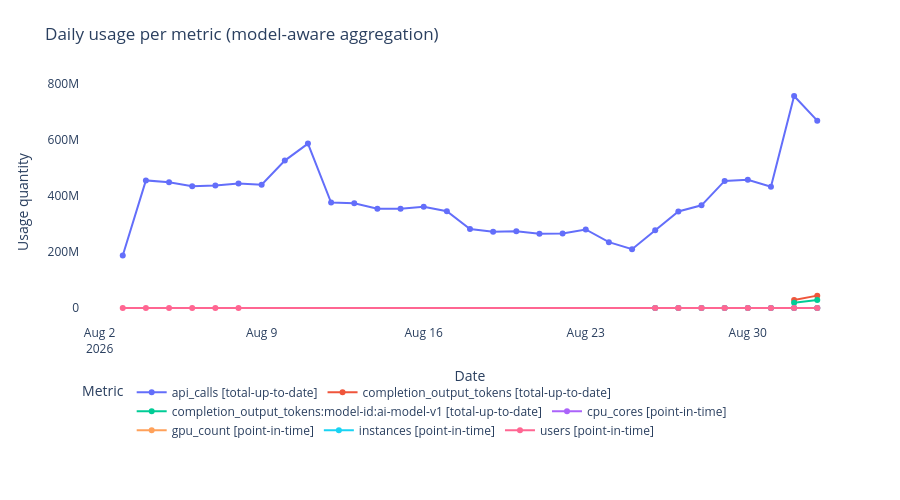

Notebook source saved alongside this figure:
### Markdown cell above
### Chart Guide

**Purpose:** Shows how each metric is trending day-over-day across the query window,
using the semantically correct aggregation for each metering model.

**Chart Attributes**

| | |
|---|---|
| **Chart type** | Multi-series line chart |
| **X axis** | Date (one data point per day) |
| **Y axis** | Usage quantity — aggregation varies by metering model |
| **Colour** | One line per metric, labelled with its metering model |

**Insights:** A rising line means consumption is growing. A flat line means stable usage.
Sudden drops may indicate reporting gaps or instance churn rather than real usage decreases.

### Code cell
if fig_51 is not None:
    fig_51.show()

### Figure 1 — Plotly figure (JSON) as saved in the notebook; plotly's stock layout.template omitted (floating-point values rounded to 4 significant figures)
{"data": [{"hovertemplate": "Metric=api_calls [total-up-to-date]<br>Date=%{x}<br>Usage quantity=%{y}<extra></extra>", "legendgroup": "api_calls [total-up-to-date]", "line": {"color": "#636efa", "dash": "solid"}, "marker": {"symbol": "circle"}, "mode": "lines+markers", "name": "api_calls [total-up-to-date]", "orientation": "v", "showlegend": true, "type": "scatter", "x": ["2026-08-03T00:00:00+00:00", "2026-08-04T00:00:00+00:00", "2026-08-05T00:00:00+00:00", "2026-08-06T00:00:00+00:00", "2026-08-07T00:00:00+00:00", "2026-08-08T00:00:00+00:00", "2026-08-09T00:00:00+00:00", "2026-08-10T00:00:00+00:00", "2026-08-11T00:00:00+00:00", "2026-08-12T00:00:00+00:00", "2026-08-13T00:00:00+00:00", "2026-08-14T00:00:00+00:00", "2026-08-15T00:00:00+00:00", "2026-08-16T00:00:00+00:00", "2026-08-17T00:00:00+00:00", "2026-08-18T00:00:00+00:00", "2026-08-19T00:00:00+00:00", "2026-08-20T00:00:00+00:00", "2026-08-21T00:00:00+00:00", "2026-08-22T00:00:00+00:00", "2026-08-23T00:00:00+00:00", "2026-08-24T00:00:00+00:00", "2026-08-25T00:00:00+00:00", "2026-08-26T00:00:00+00:00", "2026-08-27T00:00:00+00:00", "2026-08-28T00:00:00+00:00", "2026-08-29T00:00:00+00:00", "2026-08-30T00:00:00+00:00", "2026-08-31T00:00:00+00:00", "2026-09-01T00:00:00+00:00", "2026-09-02T00:00:00+00:00"], "xaxis": "x", "y": [187432045, 455208241, 448298584, 434505261, 437175363, 444293897, 439741123, 525810767, 586375235, 376124764, 373684743, 354017951, 354471824, 361027906, 345374216, 281646652, 272022785, 273590359, 265250618, 266153118, 280168835, 234911467, 209955336, 277403179, 344392383, 366294489, 453395946, 457637354, 432550831, 756304183, 668231206], "yaxis": "y"}, {"hovertemplate": "Metric=completion_output_tokens [total-up-to-date]<br>Date=%{x}<br>Usage quantity=%{y}<extra></extra>", "legendgroup": "completion_output_tokens [total-up-to-date]", "line": {"color": "#EF553B", "dash": "solid"}, "marker": {"symbol": "circle"}, "mode": "lines+markers", "name": "completion_output_tokens [total-up-to-date]", "orientation": "v", "showlegend": true, "type": "scatter", "x": ["2026-09-01T00:00:00+00:00", "2026-09-02T00:00:00+00:00"], "xaxis": "x", "y": [28751688, 44248893], "yaxis": "y"}, {"hovertemplate": "Metric=completion_output_tokens:model-id:ai-model-v1 [total-up-to-date]<br>Date=%{x}<br>Usage quantity=%{y}<extra></extra>", "legendgroup": "completion_output_tokens:model-id:ai-model-v1 [total-up-to-date]", "line": {"color": "#00cc96", "dash": "solid"}, "marker": {"symbol": "circle"}, "mode": "lines+markers", "name": "completion_output_tokens:model-id:ai-model-v1 [total-up-to-date]", "orientation": "v", "showlegend": true, "type": "scatter", "x": ["2026-09-01T00:00:00+00:00", "2026-09-02T00:00:00+00:00"], "xaxis": "x", "y": [18612320, 28748347], "yaxis": "y"}, {"hovertemplate": "Metric=cpu_cores [point-in-time]<br>Date=%{x}<br>Usage quantity=%{y}<extra></extra>", "legendgroup": "cpu_cores [point-in-time]", "line": {"color": "#ab63fa", "dash": "solid"}, "marker": {"symbol": "circle"}, "mode": "lines+markers", "name": "cpu_cores [point-in-time]", "orientation": "v", "showlegend": true, "type": "scatter", "x": ["2026-08-26T00:00:00+00:00", "2026-08-27T00:00:00+00:00", "2026-08-28T00:00:00+00:00", "2026-08-29T00:00:00+00:00", "2026-08-30T00:00:00+00:00", "2026-08-31T00:00:00+00:00", "2026-09-01T00:00:00+00:00", "2026-09-02T00:00:00+00:00"], "xaxis": "x", "y": [106, 97.68, 89.69, 94.56, 93.27, 95.32, 58.02, 50.69], "yaxis": "y"}, {"hovertemplate": "Metric=gpu_count [point-in-time]<br>Date=%{x}<br>Usage quantity=%{y}<extra></extra>", "legendgroup": "gpu_count [point-in-time]", "line": {"color": "#FFA15A", "dash": "solid"}, "marker": {"symbol": "circle"}, "mode": "lines+markers", "name": "gpu_count [point-in-time]", "orientation": "v", "showlegend": true, "type": "scatter", "x": ["2026-08-26T00:00:00+00:00", "2026-08-27T00:00:00+00:00", "2026-08-28T00:00:00+00:00", "2026-08-29T00:00:00+00:00", "2026-08-30T00:00:00+00:00", "2026-08-31T00:00:00+00:00", "2026-09-01T00:00:00+00:00", "2026-09-02T00:00:00+00:00"], "xaxis": "x", "y": [4, 4, 4, 4, 4, 4, 2.196, 1.604], "yaxis": "y"}, {"hovertemplate": "Metric=instances [point-in-time]<br>Date=%{x}<br>Usage quantity=%{y}<extra></extra>", "legendgroup": "instances [point-in-time]", "line": {"color": "#19d3f3", "dash": "solid"}, "marker": {"symbol": "circle"}, "mode": "lines+markers", "name": "instances [point-in-time]", "orientation": "v", "showlegend": true, "type": "scatter", "x": ["2026-08-26T00:00:00+00:00", "2026-08-27T00:00:00+00:00", "2026-08-28T00:00:00+00:00", "2026-08-29T00:00:00+00:00", "2026-08-30T00:00:00+00:00", "2026-08-31T00:00:00+00:00", "2026-09-01T00:00:00+00:00", "2026-09-02T00:00:00+00:00"], "xaxis": "x", "y": [19.02, 18.15, 17.79, 19.51, 19.93, 19.59, 12, 10.74], "yaxis": "y"}, {"hovertemplate": "Metric=users [point-in-time]<br>Date=%{x}<br>Usage quantity=%{y}<extra></extra>", "legendgroup": "users [point-in-time]", "line": {"color": "#FF6692", "dash": "solid"}, "marker": {"symbol": "circle"}, "mode": "lines+markers", "name": "users [point-in-time]", "orientation": "v", "showlegend": true, "type": "scatter", "x": ["2026-08-03T00:00:00+00:00", "2026-08-04T00:00:00+00:00", "2026-08-05T00:00:00+00:00", "2026-08-06T00:00:00+00:00", "2026-08-07T00:00:00+00:00", "2026-08-08T00:00:00+00:00", "2026-08-26T00:00:00+00:00", "2026-08-27T00:00:00+00:00", "2026-08-28T00:00:00+00:00", "2026-08-29T00:00:00+00:00", "2026-08-30T00:00:00+00:00", "2026-08-31T00:00:00+00:00", "2026-09-01T00:00:00+00:00", "2026-09-02T00:00:00+00:00"], "xaxis": "x", "y": [110.9, 108.0, 108.3, 112.7, 113.5, 115.6, 110.7, 106.5, 101.6, 105.0, 105.7, 106.0, 66.33, 58.66], "yaxis": "y"}], "layout": {"height": 500, "hovermode": "x unified", "legend": {"orientation": "h", "title": {"text": "Metric"}, "tracegroupgap": 0, "x": 0, "xanchor": "left", "y": -0.22, "yanchor": "top"}, "margin": {"b": 176, "l": 80, "r": 40, "t": 80}, "plot_bgcolor": "white", "title": {"text": "Daily usage per metric (model-aware aggregation)"}, "xaxis": {"anchor": "y", "domain": [0, 1], "title": {"text": "Date"}}, "yaxis": {"anchor": "x", "domain": [0, 1], "title": {"text": "Usage quantity"}}}}
